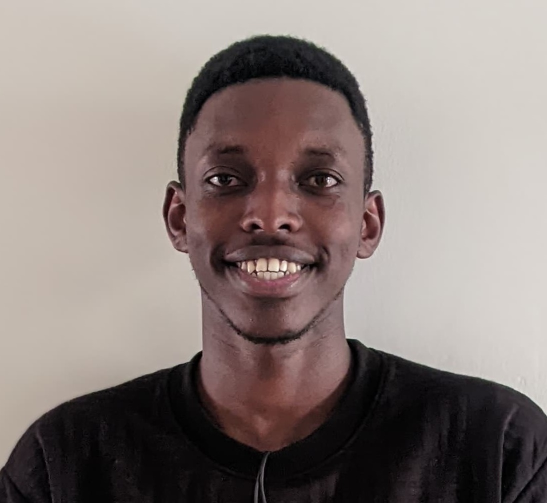
#> input picture ML_Pipeline_assignment2/scripts/right_pic.jpg, 1094 x 1006 px (shown at 1/2 size)
$ python -i image_processing.py   (imports and definitions only)
#> lines starting #> are read from the running program, lines starting #| are printed output that depends on the picture
import cv2
import numpy as np
from PIL import Image

IMG_SIZE = (224, 224)

def extract_features(img_arr):
    if len(img_arr.shape) == 2:
        hist = cv2.calcHist([img_arr], [0], None, [32], [0, 256]).flatten()
    else:
        chans = cv2.split(img_arr)
        hist = np.concatenate([
            cv2.calcHist([c], [0], None, [32], [0, 256]).flatten() for c in chans
        ])
    return hist / np.sum(hist)

def process_image(image_path):
#> called with image_path = 'right_pic.jpg'
    img = Image.open(image_path).convert('RGB').resize(IMG_SIZE)
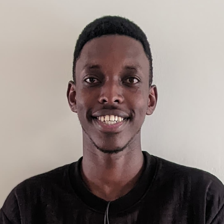
#> img: PIL image 224x224 RGB; mean R, G, B 139, 127.6, 123.9
    img_arr = np.array(img)
    feats = extract_features(img_arr)
#> in extract_features, `hist = np.concatenate([ cv2.calcHist([c], [0], None, [32], [0, 256]).f..`: hist = 96 values, max 7234 at index 26, min 0 at index 93, mean 1568
#> feats = 96 values, max 0.0481 at index 26, min 0 at index 93, mean 0.0104
    return feats.reshape(1, -1)

>>> result = process_image('right_pic.jpg')
